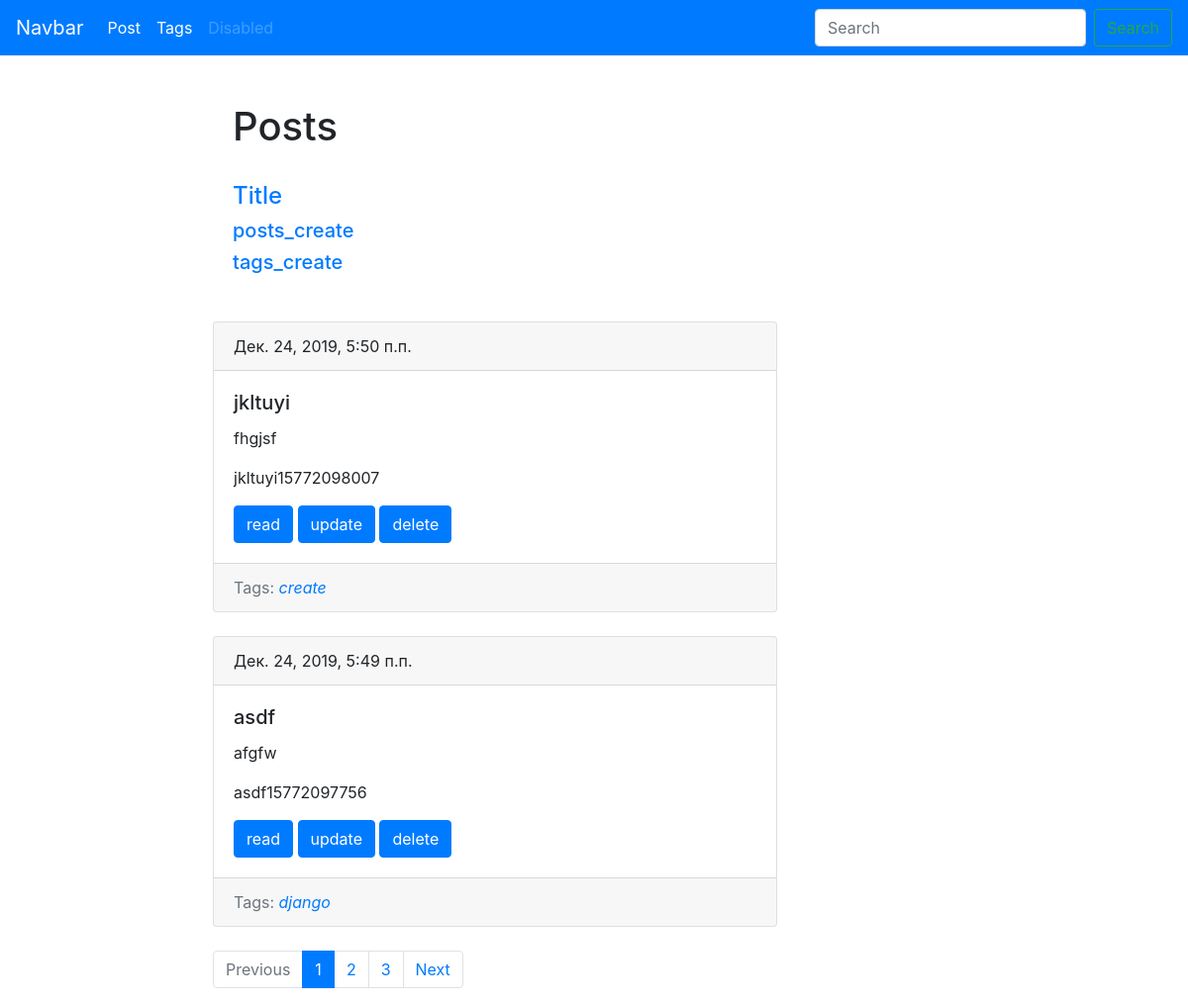
Screenshot of /blog/ with the database file from the repository.
### mainApp/models.py (models this page shows, shortened)
class Posts(models.Model):
    title = models.CharField(max_length=150, db_index=True)
    slug = models.SlugField()
    body = models.TextField(blank=True, db_index=True)
    date_pub = models.DateTimeField(auto_now_add=True)
    tags = models.ManyToManyField(Tags, blank=True, related_name='posts')
    def get_absolute_url(self):
        return reverse('mainApp:posts_detail_url', kwargs={'slug': self.slug})
    def get_update_url(self):
        return reverse('mainApp:posts_update_url', kwargs={'slug': self.slug})
    def get_delete_url(self):
        return reverse('mainApp:posts_delete_url', kwargs={'slug': self.slug})
    class Meta:
        verbose_name = 'Стфтья'
        verbose_name_plural = 'Статьи'
        ordering = ['-date_pub']
        pass

class Tags(models.Model):
    title = models.CharField(max_length=50)
    slug = models.SlugField()
    def get_absolute_url(self):
        return reverse('mainApp:tags_detail_url', kwargs={'slug': self.slug})
    class Meta:
        verbose_name = 'Таг'
        verbose_name_plural = 'Таги'
        ordering = ['title']

### mainApp/views.py (the view)
# urls.py: path('', posts_list, name='posts_list'),
def posts_list(request):
    search_query = request.GET.get('search', '')
    if search_query:
        posts = Posts.objects.filter(Q(title__icontains=search_query) | Q(body__icontains=search_query))
    else:
        posts = Posts.objects.all()
    paginat = Paginator(posts, 2)
    numb_page = request.GET.get('page', 1)
    page = paginat.get_page(numb_page)
    is_paginator = page.has_other_pages()
    if page.has_previous():
        prev_url = '?page={}'.format(page.previous_page_number())
    else:
        prev_url = ''
    if page.has_next():
        next_url = '?page={}'.format(page.next_page_number())
    else:
        next_url = ''
    pagin_page_obj = {'page_obj': page,
                      'is_paginator': is_paginator,
                      'next_url': next_url,
                      'prev_url': prev_url,
                      'search': search_query
                    }
    content=dict()
    content.update(pagin_page_obj)
    return render(request, 'mainTemp/index.html', content)

### mainApp/templates/mainTemp/index.html
{% extends 'mainTemp/base_main.html' %}
{% block content %}
  {% for post in page_obj.object_list %}
    {% include 'mainTemp/includes/include_post.html' %}
  {% endfor %}
{% endblock %}

### mainApp/templates/mainTemp/includes/include_post.html
<div class="card mb-4">
    <div class="card-header">
      {{ post.date_pub }}
    </div>
    <div class="card-body">
      <h5 class="card-title">{{ post.title }}</h5>
      <p class="card-text">{{ post.body|truncatewords:15 }}</p>
      <p class="card-text">{{ post.slug }}</p>
      <a href="{{ post.get_absolute_url }}" class="btn btn-primary">read</a>
      <a href="{{ post.get_update_url }}" class="btn btn-primary">update</a>
      <a href="{{ post.get_delete_url }}" class="btn btn-primary">delete</a>
    </div>
    <div class="card-footer text-muted">
      <span>Tags:</span>
      {% if post.tags.all %}
        {% for tag in post.tags.all %}
          <em><a href="{{ tag.get_absolute_url }}">{{ tag.title }}</a></em>
        {% endfor %}
      {% else %}
        <em>not tags</em>
      {% endif %}
  </div>
</div>

### rows the page displays
Posts: date_pub "Дек. 24, 2019, 5:50 п.п.", title "jkltuyi", body "fhgjsf", slug "jkltuyi15772098007"
Tags: title "create"
Posts: date_pub "Дек. 24, 2019, 5:49 п.п.", title "asdf", body "afgfw", slug "asdf15772097756"
Tags: title "django"

### other values shown
{{ p }} "1"
{{ p }} "2" "3"
